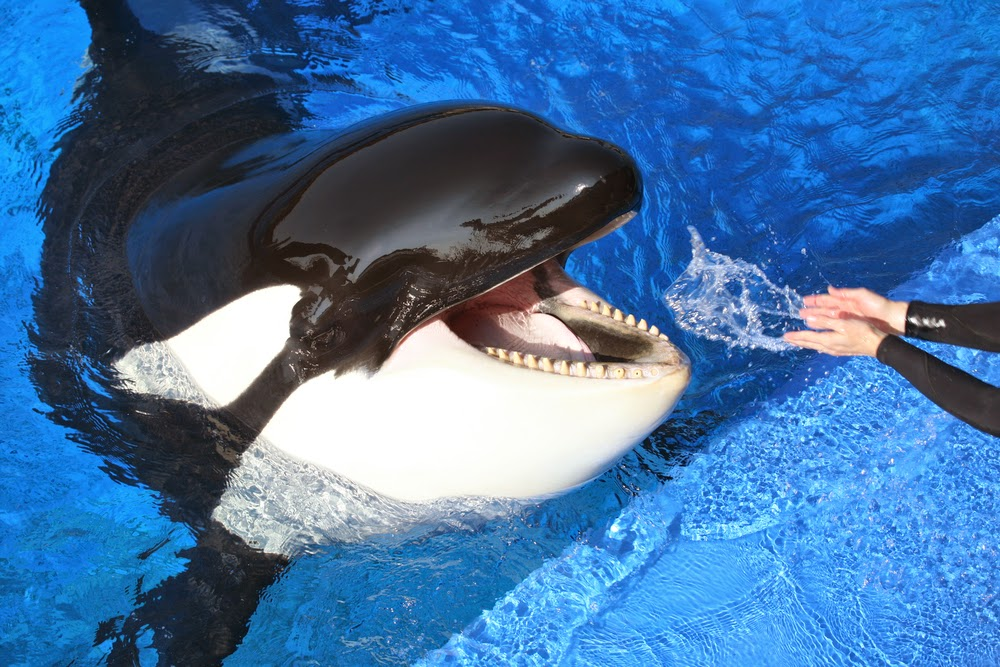
%> input picture 3. Tercero/Visió Artificial/_old/practica_2/images_p2/doulphin.jpg, 1000 x 667 px
$ octave ej22.m   (GNU Octave 9; MATLAB toolbox functions it lacks are replaced by stand-ins)
%> lines starting %> are read from the running program, lines starting %| are printed output that depends on the picture
close all;
file='images_p2/doulphin.jpg';
file2='images_p2/face.png';
im=imread(file);
%> im is the input picture: size 667x1000x3 uint8; mean R, G, B 68.4, 115.4, 164.8
im2=imread(file2);
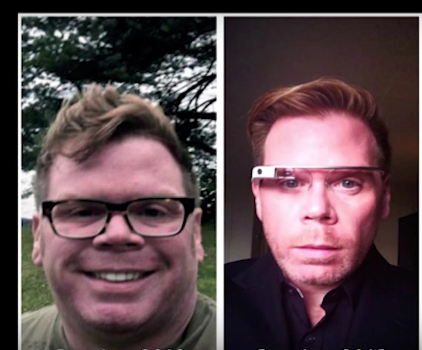
%> input picture 3. Tercero/Visió Artificial/_old/practica_2/images_p2/face.png, 422 x 350 px
%> im2 is the input picture: size 350x422x3 uint8; mean R, G, B 91.9, 72.2, 76.7

%imGray=rgb2gray(im);

h_hor = fspecial('gaussian', 15, 2); %the second parameter (hsize) defines the len of the row of the mask, and the third one (sigma),
                                     %the standard deviation the Gaussian mask will apply (BETTER THE CLOSER TO 1).
h_hor2 = fspecial('average', 25);


smoothedIm2D_hor = imfilter(double(im), h_hor);
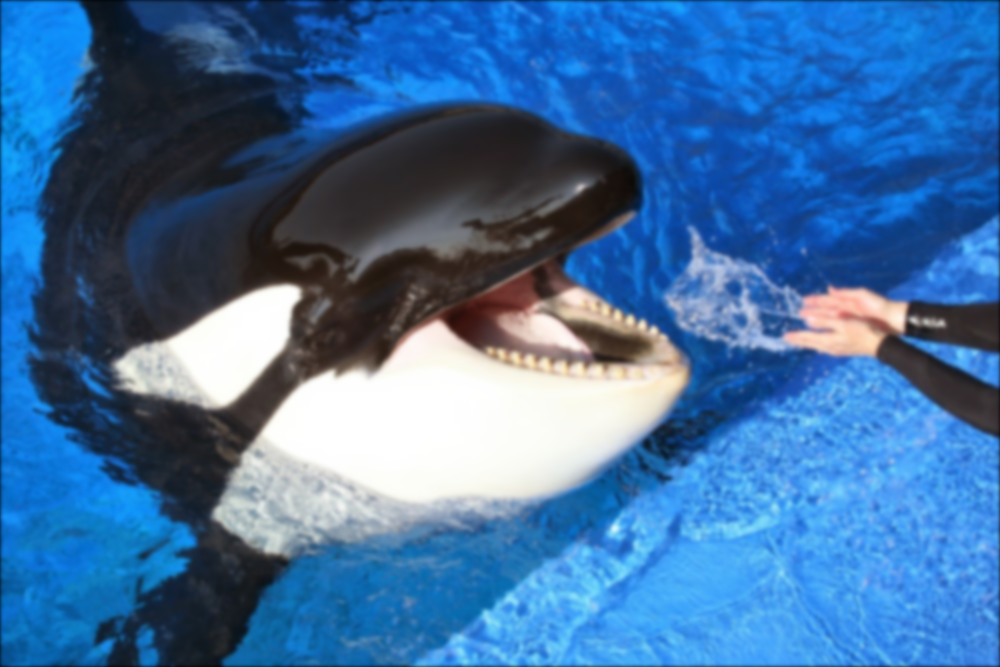
%> smoothedIm2D_hor: size 667x1000x3 double; mean R, G, B 68.3, 114.9, 164; drawn with min black and max white
smoothedIm2D_hor2 = imfilter(double(im2), h_hor2);
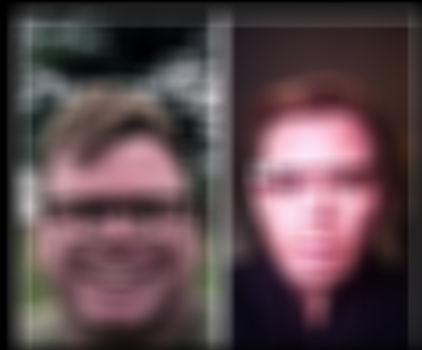
%> smoothedIm2D_hor2: size 350x422x3 double; mean R, G, B 90.7, 71.1, 75.6

for j=1:100
    smoothedIm2D_hor1 = imfilter(double(im), h_hor);
end

im2 = double(im2) - smoothedIm2D_hor2;
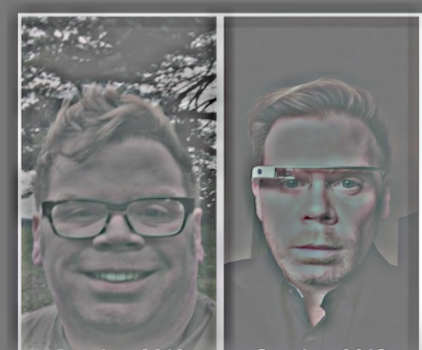
%> im2: size 350x422x3 double; mean R, G, B 1.2, 1.1, 1.2; drawn with min black and max white

figure, subplot(3,4,2),imshow(im, []), title('Original image'),...
subplot(3,4,5),imshow(im), title('Gray image'),...
subplot(3,4,6),imshow(uint8(smoothedIm2D_hor)),title('Smoothed image (2D)'),...
subplot(3,4,7),imshow(uint8(smoothedIm2D_hor1)),title('Smoothed image 100 (2D)'),...
subplot(3,4,8),imshow(uint8(smoothedIm2D_hor2)),title('Smoothed image A (2D)'),...
subplot(3,4,4),imshow(im2), title('im2 - smIm2D_hor2');
%> after `imshow(im2)`:
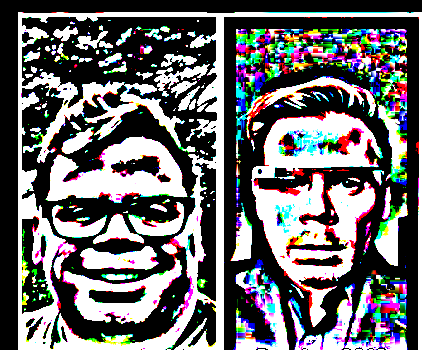
%> displayed picture: size 350x422x3, on the screen's scale of 0 to 255; mean R, G, B 106.2, 105.2, 107
